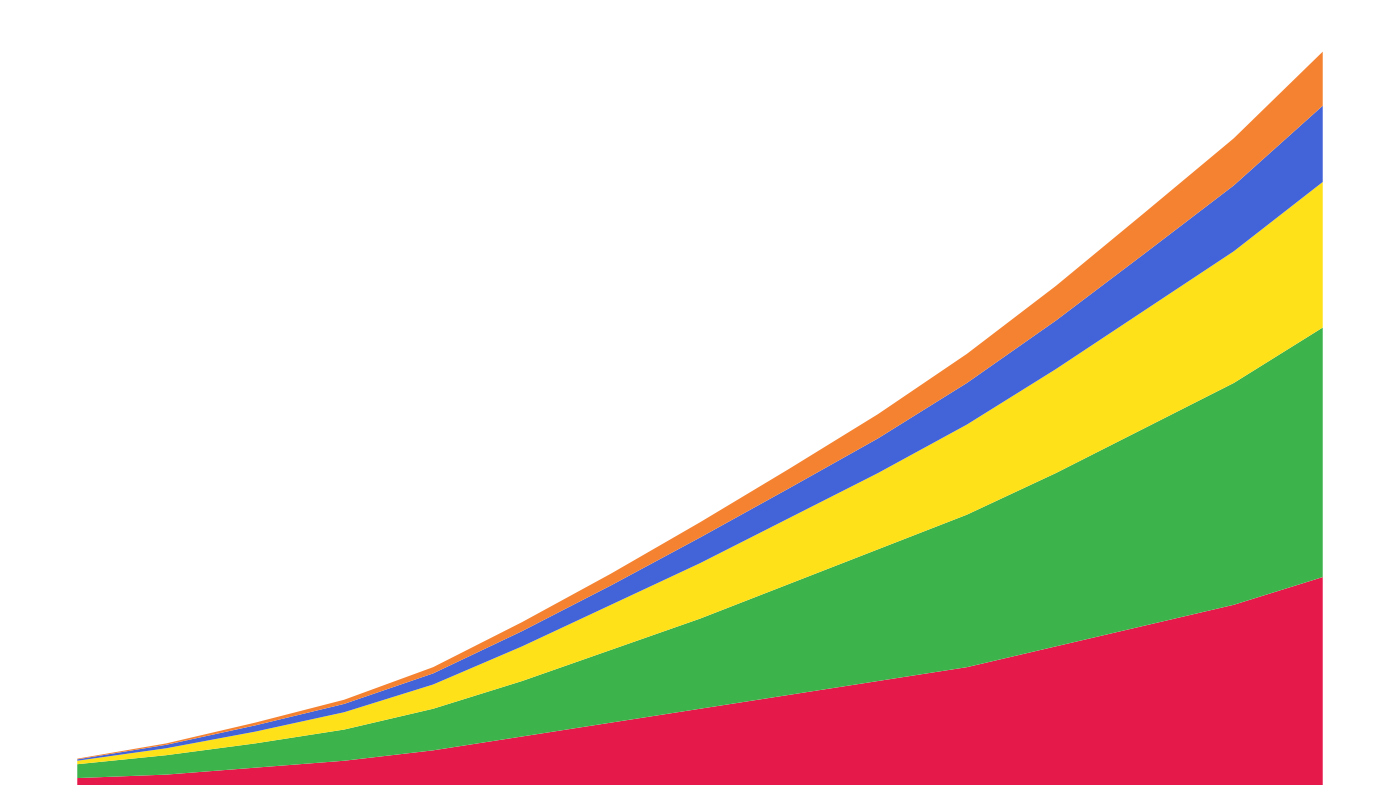

Write the Python code that produced this figure.
import matplotlib.pyplot as plt
import numpy as np

years = np.arange(2100, 2115)

red_dwarf = np.array([10, 15, 25, 35, 50, 70, 90, 110, 130, 150, 170, 200, 230, 260, 300])
yellow_dwarf = np.array([20, 28, 35, 45, 60, 80, 105, 130, 160, 190, 220, 250, 285, 320, 360])
blue_giant = np.array([5, 10, 17, 25, 35, 50, 65, 80, 95, 110, 130, 150, 170, 190, 210])
white_dwarf = np.array([2, 5, 9, 12, 16, 22, 28, 37, 43, 50, 60, 70, 82, 95, 110])
neutron_stars = np.array([1, 2, 4, 6, 9, 13, 17, 22, 28, 35, 42, 50, 59, 68, 78])

fig, ax = plt.subplots(figsize=(14, 8))

ax.stackplot(years, red_dwarf, yellow_dwarf, blue_giant, white_dwarf, neutron_stars,
             colors=['#e6194b', '#3cb44b', '#ffe119', '#4363d8', '#f58231'])

# Remove stylistic elements
ax.set_frame_on(False)  # Removes the borders by turning the frame off
ax.set_xticks([])      # Removes x-axis tick marks
ax.set_yticks([])      # Removes y-axis tick marks

plt.tight_layout()
plt.show()
